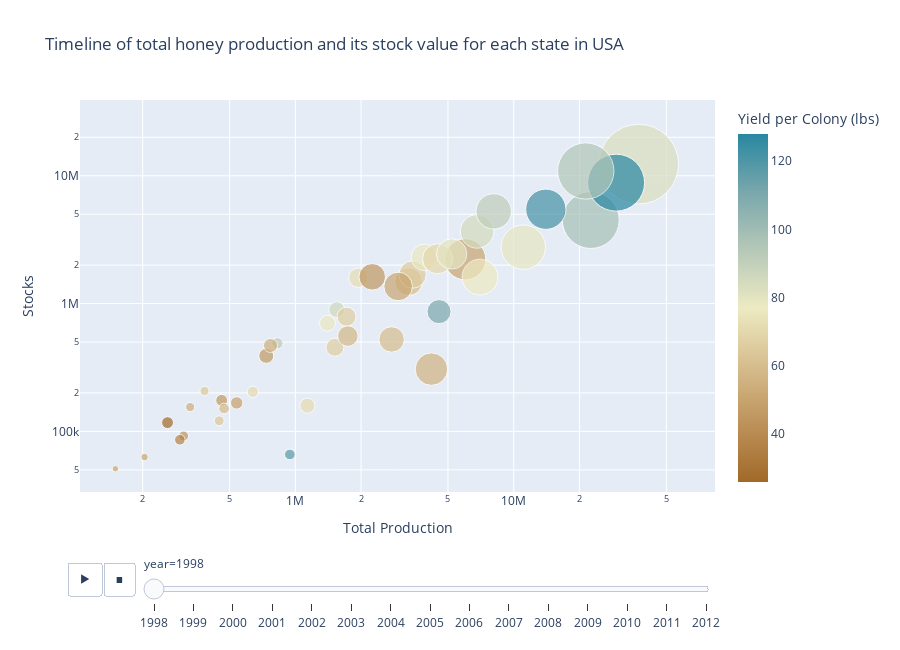

This figure's notebook cell:
### Code cell
import plotly.express as px

# Honey production stocks analysis using plotly.express
figure = px.scatter(honey_production, 
                   x='totalprod', 
                   y='stocks',
                   size='numcol', 
                   color='yieldpercol',
                   hover_name='state',
                   animation_frame='year',
                   log_x=True,
                   log_y=True,
                   size_max=60,
                   title='Timeline of total honey production and its stock value for each state in USA',
                   labels={'totalprod': 'Total Production', 
                          'stocks': 'Stocks',
                          'numcol': '# Colonies',
                          'yieldpercol': 'Yield per Colony (lbs)'},
                   color_continuous_scale='earth')

figure.update_layout(height=650)
figure.update_coloraxes(colorbar_title="Yield per Colony (lbs)")
iplot(figure)

### Figure 1 — Plotly figure (JSON) as saved in the notebook; plotly's stock layout.template omitted (floating-point values rounded to 4 significant figures)
{"data": [{"hovertemplate": "<b>%{hovertext}</b><br><br>year=1998<br>Total Production=%{x}<br>Stocks=%{y}<br># Colonies=%{marker.size}<br>Yield per Colony (lbs)=%{marker.color}<extra></extra>", "hovertext": ["AL", "AZ", "AR", "CA", "CO", "FL", "GA", "HI", "ID", "IL", "IN", "IA", "KS", "KY", "LA", "ME", "MD", "MI", "MN", "MS", "MO", "MT", "NE", "NV", "NJ", "NM", "NY", "NC", "ND", "OH", "OK", "OR", "PA", "SD", "TN", "TX", "UT", "VT", "VA", "WA", "WV", "WI", "WY"], "legendgroup": "", "marker": {"color": [71, 60, 65, 83, 72, 98, 56, 118, 50, 71, 92, 78, 46, 50, 111, 26, 44, 85, 79, 86, 66, 122, 70, 46, 49, 55, 80, 59, 128, 78, 51, 45, 66, 95, 64, 77, 58, 64, 37, 51, 55, 91, 60], "coloraxis": "coloraxis", "size": [16000.0, 55000.0, 53000.0, 450000.0, 27000.0, 230000.0, 75000.0, 8000.0, 120000.0, 9000.0, 9000.0, 50000.0, 16000.0, 3000.0, 41000.0, 10000.0, 7000.0, 80000.0, 140000.0, 18000.0, 23000.0, 115000.0, 64000.0, 10000.0, 11000.0, 14000.0, 65000.0, 8000.0, 230000.0, 18000.0, 4000.0, 50000.0, 26000.0, 225000.0, 7000.0, 91000.0, 30000.0, 6000.0, 8000.0, 58000.0, 6000.0, 89000.0, 46000.0], "sizemode": "area", "sizeref": 141.7, "symbol": "circle"}, "mode": "markers", "name": "", "orientation": "v", "showlegend": false, "type": "scatter", "x": [1136000.0, 3300000.0, 3445000.0, 37350000.0, 1944000.0, 22540000.0, 4200000.0, 944000.0, 6000000.0, 639000.0, 828000.0, 3900000.0, 736000.0, 150000.0, 4551000.0, 260000.0, 308000.0, 6800000.0, 11060000.0, 1548000.0, 1518000.0, 14030000.0, 4480000.0, 460000.0, 539000.0, 770000.0, 5200000.0, 472000.0, 29440000.0, 1404000.0, 204000.0, 2250000.0, 1716000.0, 21380000.0, 448000.0, 7007000.0, 1740000.0, 384000.0, 296000.0, 2958000.0, 330000.0, 8099000.0, 2760000.0], "xaxis": "x", "y": [159000.0, 1485000.0, 1688000.0, 12330000.0, 1594000.0, 4508000.0, 307000.0, 66000.0, 2220000.0, 204000.0, 489000.0, 2301000.0, 390000.0, 51000.0, 865000.0, 117000.0, 92000.0, 3672000.0, 2765000.0, 898000.0, 455000.0, 5472000.0, 2240000.0, 175000.0, 167000.0, 470000.0, 2444000.0, 151000.0, 8832000.0, 702000.0, 63000.0, 1620000.0, 789000.0, 10900000.0, 121000.0, 1612000.0, 557000.0, 207000.0, 86000.0, 1361000.0, 155000.0, 5264000.0, 524000.0], "yaxis": "y"}], "layout": {"coloraxis": {"colorbar": {"title": {"text": "Yield per Colony (lbs)"}}, "colorscale": [[0, "rgb(161, 105, 40)"], [0.1667, "rgb(189, 146, 90)"], [0.3333, "rgb(214, 189, 141)"], [0.5, "rgb(237, 234, 194)"], [0.6667, "rgb(181, 200, 184)"], [0.8333, "rgb(121, 167, 172)"], [1, "rgb(40, 135, 161)"]]}, "height": 650, "legend": {"itemsizing": "constant", "tracegroupgap": 0}, "sliders": [{"active": 0, "currentvalue": {"prefix": "year="}, "len": 0.9, "pad": {"b": 10, "t": 60}, "steps": [{"args": [["1998"], {"frame": {"duration": 0, "redraw": false}, "fromcurrent": true, "mode": "immediate", "transition": {"duration": 0, "easing": "linear"}}], "label": "1998", "method": "animate"}, {"args": [["1999"], {"frame": {"duration": 0, "redraw": false}, "fromcurrent": true, "mode": "immediate", "transition": {"duration": 0, "easing": "linear"}}], "label": "1999", "method": "animate"}, {"args": [["2000"], {"frame": {"duration": 0, "redraw": false}, "fromcurrent": true, "mode": "immediate", "transition": {"duration": 0, "easing": "linear"}}], "label": "2000", "method": "animate"}, {"args": [["2001"], {"frame": {"duration": 0, "redraw": false}, "fromcurrent": true, "mode": "immediate", "transition": {"duration": 0, "easing": "linear"}}], "label": "2001", "method": "animate"}, {"args": [["2002"], {"frame": {"duration": 0, "redraw": false}, "fromcurrent": true, "mode": "immediate", "transition": {"duration": 0, "easing": "linear"}}], "label": "2002", "method": "animate"}, {"args": [["2003"], {"frame": {"duration": 0, "redraw": false}, "fromcurrent": true, "mode": "immediate", "transition": {"duration": 0, "easing": "linear"}}], "label": "2003", "method": "animate"}, {"args": [["2004"], {"frame": {"duration": 0, "redraw": false}, "fromcurrent": true, "mode": "immediate", "transition": {"duration": 0, "easing": "linear"}}], "label": "2004", "method": "animate"}, {"args": [["2005"], {"frame": {"duration": 0, "redraw": false}, "fromcurrent": true, "mode": "immediate", "transition": {"duration": 0, "easing": "linear"}}], "label": "2005", "method": "animate"}, {"args": [["2006"], {"frame": {"duration": 0, "redraw": false}, "fromcurrent": true, "mode": "immediate", "transition": {"duration": 0, "easing": "linear"}}], "label": "2006", "method": "animate"}, {"args": [["2007"], {"frame": {"duration": 0, "redraw": false}, "fromcurrent": true, "mode": "immediate", "transition": {"duration": 0, "easing": "linear"}}], "label": "2007", "method": "animate"}, {"args": [["2008"], {"frame": {"duration": 0, "redraw": false}, "fromcurrent": true, "mode": "immediate", "transition": {"duration": 0, "easing": "linear"}}], "label": "2008", "method": "animate"}, {"args": [["2009"], {"frame": {"duration": 0, "redraw": false}, "fromcurrent": true, "mode": "immediate", "transition": {"duration": 0, "easing": "linear"}}], "label": "2009", "method": "animate"}, {"args": [["2010"], {"frame": {"duration": 0, "redraw": false}, "fromcurrent": true, "mode": "immediate", "transition": {"duration": 0, "easing": "linear"}}], "label": "2010", "method": "animate"}, {"args": [["2011"], {"frame": {"duration": 0, "redraw": false}, "fromcurrent": true, "mode": "immediate", "transition": {"duration": 0, "easing": "linear"}}], "label": "2011", "method": "animate"}, {"args": [["2012"], {"frame": {"duration": 0, "redraw": false}, "fromcurrent": true, "mode": "immediate", "transition": {"duration": 0, "easing": "linear"}}], "label": "2012", "method": "animate"}], "x": 0.1, "xanchor": "left", "y": 0, "yanchor": "top"}], "title": {"text": "Timeline of total honey production and its stock value for each state in USA"}, "updatemenus": [{"buttons": [{"args": [null, {"frame": {"duration": 500, "redraw": false}, "fromcurrent": true, "mode": "immediate", "transition": {"duration": 500, "easing": "linear"}}], "label": "&#9654;", "method": "animate"}, {"args": [[null], {"frame": {"duration": 0, "redraw": false}, "fromcurrent": true, "mode": "immediate", "transition": {"duration": 0, "easing": "linear"}}], "label": "&#9724;", "method": "animate"}], "direction": "left", "pad": {"r": 10, "t": 70}, "showactive": false, "type": "buttons", "x": 0.1, "xanchor": "right", "y": 0, "yanchor": "top"}], "xaxis": {"anchor": "y", "domain": [0, 1], "title": {"text": "Total Production"}, "type": "log"}, "yaxis": {"anchor": "x", "domain": [0, 1], "title": {"text": "Stocks"}, "type": "log"}}}
